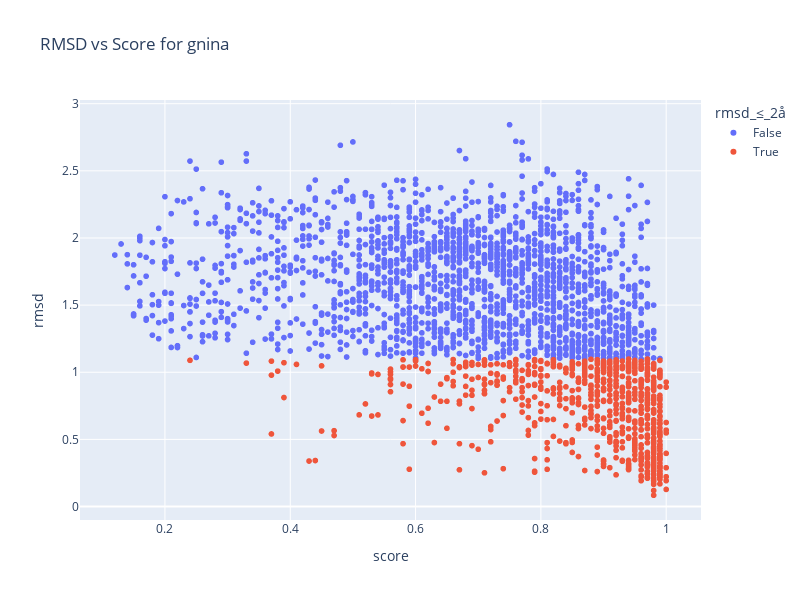
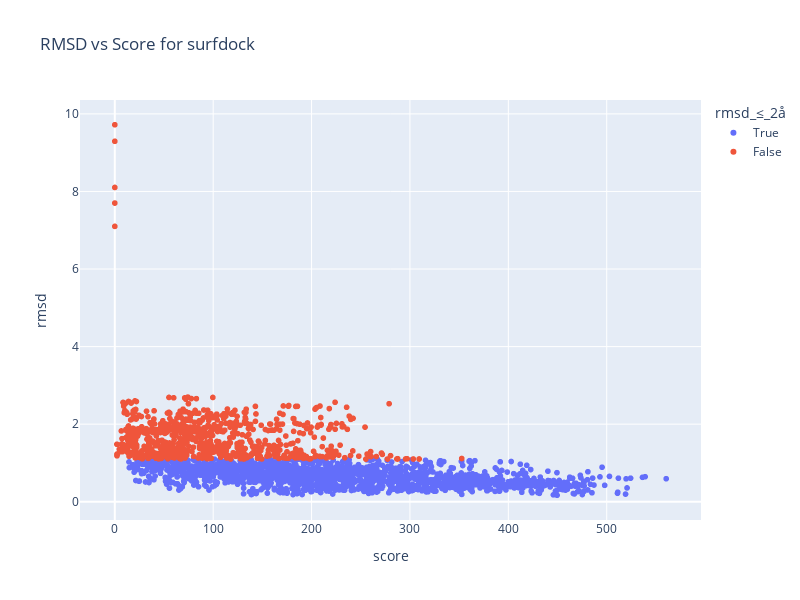
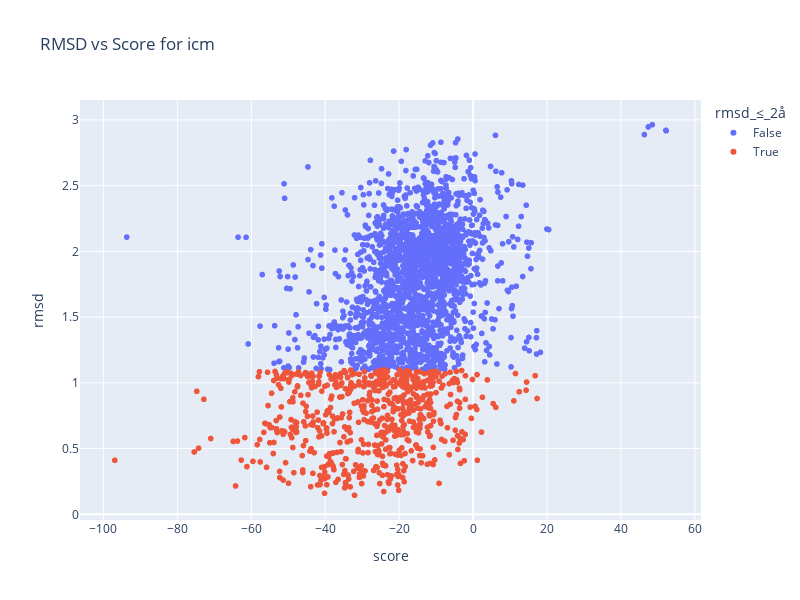
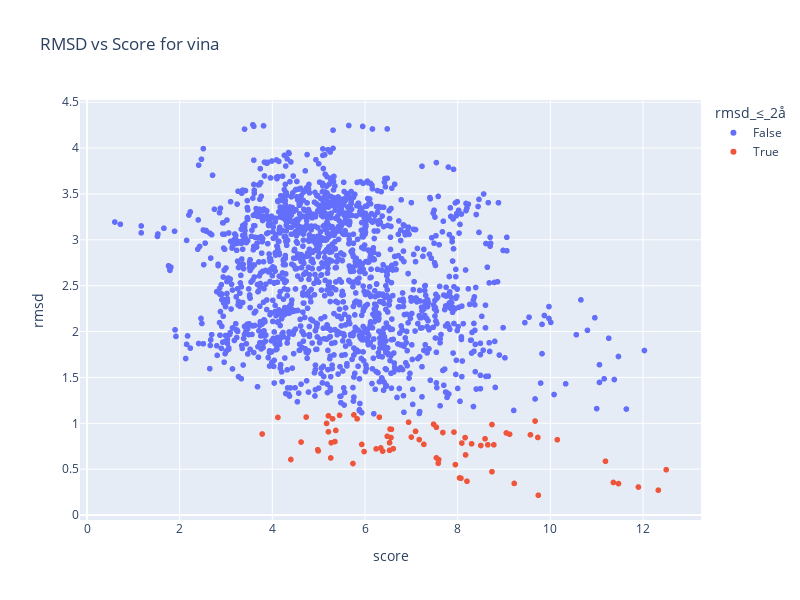

The code cell stored with these charts, in order, in its notebook:
### Code cell
methods = df_combined.dropna(subset=["score"])["method"].unique()

for m in methods:
    subset = df_combined[(df_combined["method"] == m) & (df_combined["score"].notna())]
    fig = px.scatter(
        subset,
        x="score",
        y="rmsd",
        color="rmsd_≤_2å",
        title=f"RMSD vs Score for {m}",
        width=800,
        height=600
    )
    fig.show()

### Figure 1 — Plotly figure (JSON) as saved in the notebook; plotly's stock layout.template omitted (floating-point values rounded to 4 significant figures; data arrays with more than 128 entries replaced by an {"elided": "..."} marker saying what was removed)
{"data": [{"hovertemplate": "rmsd_≤_2å=False<br>score=%{x}<br>rmsd=%{y}<extra></extra>", "legendgroup": "False", "marker": {"color": "#636efa", "symbol": "circle"}, "mode": "markers", "name": "False", "showlegend": true, "type": "scattergl", "x": {"elided": "1958 float values"}, "xaxis": "x", "y": {"elided": "1958 float values"}, "yaxis": "y"}, {"hovertemplate": "rmsd_≤_2å=True<br>score=%{x}<br>rmsd=%{y}<extra></extra>", "legendgroup": "True", "marker": {"color": "#EF553B", "symbol": "circle"}, "mode": "markers", "name": "True", "showlegend": true, "type": "scattergl", "x": {"elided": "797 float values"}, "xaxis": "x", "y": {"elided": "797 float values"}, "yaxis": "y"}], "layout": {"height": 600, "legend": {"title": {"text": "rmsd_≤_2å"}, "tracegroupgap": 0}, "title": {"text": "RMSD vs Score for gnina"}, "width": 800, "xaxis": {"anchor": "y", "domain": [0, 1], "title": {"text": "score"}}, "yaxis": {"anchor": "x", "domain": [0, 1], "title": {"text": "rmsd"}}}}

### Figure 2 — Plotly figure (JSON) as saved in the notebook; plotly's stock layout.template omitted (floating-point values rounded to 4 significant figures; data arrays with more than 128 entries replaced by an {"elided": "..."} marker saying what was removed)
{"data": [{"hovertemplate": "rmsd_≤_2å=True<br>score=%{x}<br>rmsd=%{y}<extra></extra>", "legendgroup": "True", "marker": {"color": "#636efa", "symbol": "circle"}, "mode": "markers", "name": "True", "showlegend": true, "type": "scattergl", "x": {"elided": "1778 float values"}, "xaxis": "x", "y": {"elided": "1778 float values"}, "yaxis": "y"}, {"hovertemplate": "rmsd_≤_2å=False<br>score=%{x}<br>rmsd=%{y}<extra></extra>", "legendgroup": "False", "marker": {"color": "#EF553B", "symbol": "circle"}, "mode": "markers", "name": "False", "showlegend": true, "type": "scattergl", "x": {"elided": "957 float values"}, "xaxis": "x", "y": {"elided": "957 float values"}, "yaxis": "y"}], "layout": {"height": 600, "legend": {"title": {"text": "rmsd_≤_2å"}, "tracegroupgap": 0}, "title": {"text": "RMSD vs Score for surfdock"}, "width": 800, "xaxis": {"anchor": "y", "domain": [0, 1], "title": {"text": "score"}}, "yaxis": {"anchor": "x", "domain": [0, 1], "title": {"text": "rmsd"}}}}

### Figure 3 — Plotly figure (JSON) as saved in the notebook; plotly's stock layout.template omitted (floating-point values rounded to 4 significant figures; data arrays with more than 128 entries replaced by an {"elided": "..."} marker saying what was removed)
{"data": [{"hovertemplate": "rmsd_≤_2å=False<br>score=%{x}<br>rmsd=%{y}<extra></extra>", "legendgroup": "False", "marker": {"color": "#636efa", "symbol": "circle"}, "mode": "markers", "name": "False", "showlegend": true, "type": "scattergl", "x": {"elided": "2109 float values"}, "xaxis": "x", "y": {"elided": "2109 float values"}, "yaxis": "y"}, {"hovertemplate": "rmsd_≤_2å=True<br>score=%{x}<br>rmsd=%{y}<extra></extra>", "legendgroup": "True", "marker": {"color": "#EF553B", "symbol": "circle"}, "mode": "markers", "name": "True", "showlegend": true, "type": "scattergl", "x": {"elided": "646 float values"}, "xaxis": "x", "y": {"elided": "646 float values"}, "yaxis": "y"}], "layout": {"height": 600, "legend": {"title": {"text": "rmsd_≤_2å"}, "tracegroupgap": 0}, "title": {"text": "RMSD vs Score for icm"}, "width": 800, "xaxis": {"anchor": "y", "domain": [0, 1], "title": {"text": "score"}}, "yaxis": {"anchor": "x", "domain": [0, 1], "title": {"text": "rmsd"}}}}

### Figure 4 — Plotly figure (JSON) as saved in the notebook; plotly's stock layout.template omitted (floating-point values rounded to 4 significant figures; data arrays with more than 128 entries replaced by an {"elided": "..."} marker saying what was removed)
{"data": [{"hovertemplate": "rmsd_≤_2å=False<br>score=%{x}<br>rmsd=%{y}<extra></extra>", "legendgroup": "False", "marker": {"color": "#636efa", "symbol": "circle"}, "mode": "markers", "name": "False", "showlegend": true, "type": "scattergl", "x": {"elided": "1653 float values"}, "xaxis": "x", "y": {"elided": "1653 float values"}, "yaxis": "y"}, {"hovertemplate": "rmsd_≤_2å=True<br>score=%{x}<br>rmsd=%{y}<extra></extra>", "legendgroup": "True", "marker": {"color": "#EF553B", "symbol": "circle"}, "mode": "markers", "name": "True", "showlegend": true, "type": "scattergl", "x": [7.09, 6.94, 5.26, 5.21, 11.19, 5.3, 3.78, 8.74, 5.93, 8.78, 8.2, 9.74, 5.35, 5.21, 9.05, 5.83, 6.53, 6.38, 6.24, 6.34, 7.59, 6.56, 6.53, 5.27, 4.62, 4.73, 4.4, 7.58, 6.31, 8.5, 8.3, 6.61, 7.68, 6.57, 8.74, 7, 5.74, 9.67, 7.48, 12.5, 5.37, 4.98, 5.17, 8.07, 9.73, 9.12, 8.65, 6.54, 4.12, 7.54, 8.59, 5.98, 7.27, 6.48, 11.36, 8.04, 5.76, 8.17, 7.92, 11.9, 10.15, 9.22, 11.47, 12.33, 9.57, 7.54, 5.45, 7.17, 4.99, 8.16, 8.09, 7.95], "xaxis": "x", "y": [0.9124, 1.012, 0.6223, 1.081, 0.5865, 1.049, 0.8834, 0.9867, 0.7701, 0.7656, 0.368, 0.2158, 0.8007, 0.9074, 0.8947, 1.048, 0.7054, 0.6969, 0.7208, 0.7314, 0.6039, 0.8447, 0.7879, 0.7885, 0.7954, 1.068, 0.6056, 0.5645, 1.067, 0.758, 0.7767, 0.7229, 0.8994, 0.9347, 0.4724, 0.8495, 0.5614, 1.025, 0.9897, 0.4941, 0.9223, 0.7117, 0.9986, 0.4014, 0.8455, 0.8814, 0.7657, 0.937, 1.064, 0.6236, 0.831, 0.6921, 0.7703, 0.8584, 0.355, 0.4046, 1.092, 0.655, 0.9043, 0.3052, 0.821, 0.3449, 0.3429, 0.2709, 0.8746, 0.9564, 1.087, 0.8223, 0.699, 0.8443, 0.7845, 0.5494], "yaxis": "y"}], "layout": {"height": 600, "legend": {"title": {"text": "rmsd_≤_2å"}, "tracegroupgap": 0}, "title": {"text": "RMSD vs Score for vina"}, "width": 800, "xaxis": {"anchor": "y", "domain": [0, 1], "title": {"text": "score"}}, "yaxis": {"anchor": "x", "domain": [0, 1], "title": {"text": "rmsd"}}}}
